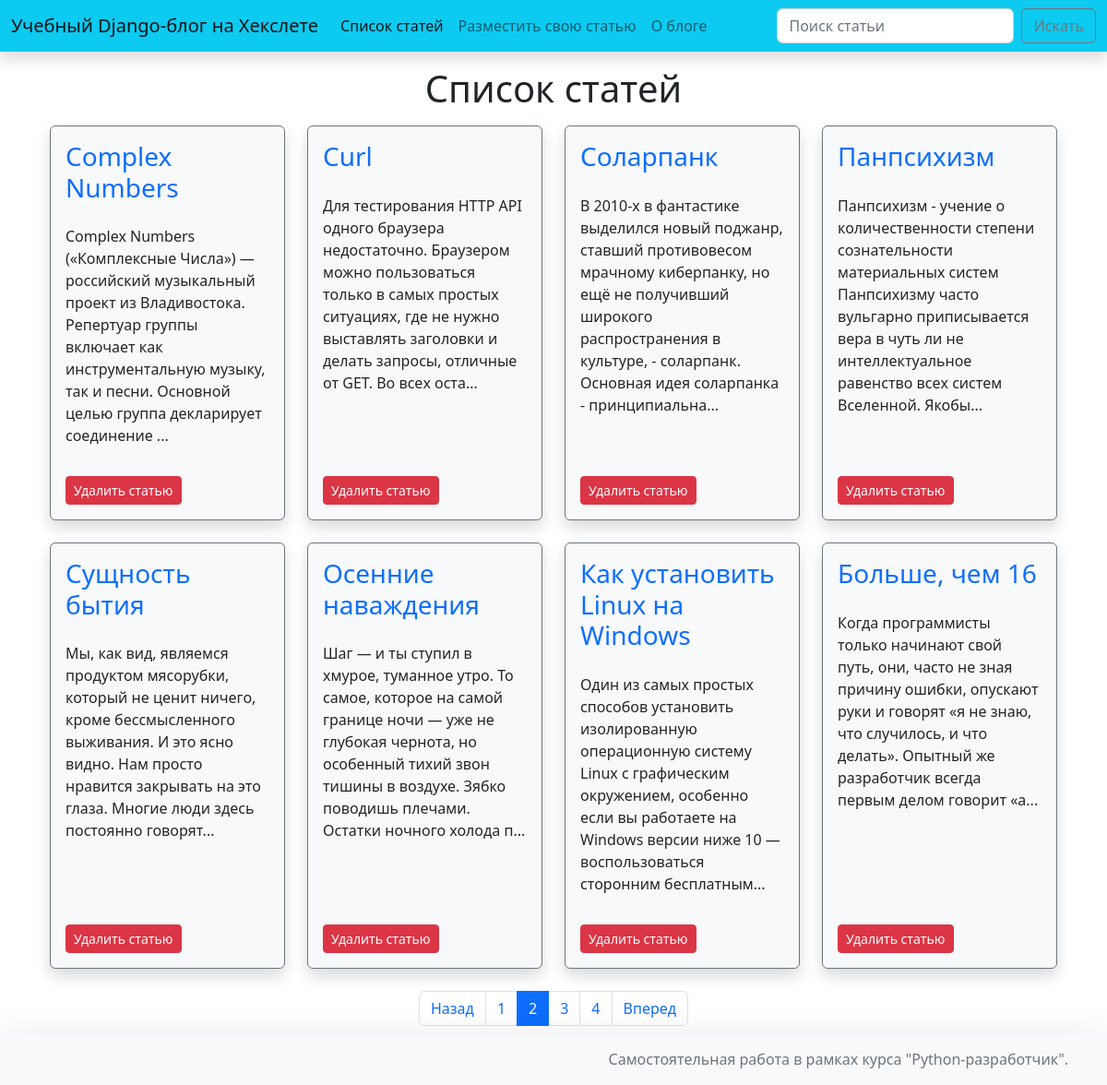
/articles/?page=2, run on the app's committed database.
### hexlet_django_blog/article/models.py (models this page shows, shortened)
class Article(models.Model):
    name = models.CharField(max_length=200)  # название статьи
    body = models.TextField()  # тело статьи
    timestamp = models.DateTimeField(auto_now_add=True)

### hexlet_django_blog/article/views.py (the view)
# urls.py: path('', views.IndexView.as_view(), name='articles'),
class IndexView(View):
    def get(self, request, *args, **kwargs):
        query = request.GET.get('q', '')
        page = int(request.GET.get('page', '1'))
        if query:
            articles = Article.objects.filter(Q(name__icontains=query))
        else:
            articles = Article.objects.all().order_by('id')
        articles_paginator = Paginator(articles, 8)
        return render(request, 'articles/index.html', context={
            'articles': articles_paginator.get_page(page),
            'query': query,
            'num_pages': articles_paginator.num_pages
        })

### hexlet_django_blog/templates/articles/index.html (shortened to what this page needs)
{% extends 'layout/default.html' %}
{% block article_list %}active{% endblock %}
{% block title %}Список статей{% endblock %}
{% block content %}
    <div class="container">
        <div class="row md-3">
            {% for article in articles %}
            <div class="col-12 col-md-4 col-lg-3 mb-4">
                <article class="border border-secondary rounded shadow bg-light h-100 d-flex flex-column bd-highlight p-2 mb-3" >
                    <div class="p-2 bd-highlight"><h3><a class="link-primary text-decoration-none" href="{% url 'article' article.id %}">{{ article.name }}</a></h3></div>
                    <div class="p-2 bd-highlight">{%if article.body|length > 200 %}{{ article.body|slice:":200" }}...{% else %}{{ article.body }}{% endif %}</div>
                    <div class="mt-auto p-2 bd-highlight">
                        <form action="{% url 'article_delete' article.id %}" method="post">
                        <button type="submit" class="btn btn-danger btn-sm">Удалить статью</button>
                        </form>
                    </div>
                </article>
            </div>
            {% endfor %}
        </div>
        {% if num_pages > 1 %}
        <div class="row">
            <div class="col">
                <nav>
                  <ul class="pagination justify-content-center">
                    <li class="page-item {% if not articles.has_previous %}disabled{% endif %}">
                      <a class="page-link" href="{% if articles.has_previous %}{% url 'articles' %}?page={{ articles.previous_page_number }}{% endif %}">Назад</a>
                    </li>
                        {% for page in articles.paginator.page_range %}
                          <li class="page-item {% if page == articles.number %}active{% endif %}">
                              {% if page > articles.number|add:'-3' and page < articles.number|add:'3' %}
                              <a class="page-link" href="{% url 'articles' %}?page={{ page }}">{{ page }}</a>
                              {% endif %}
                          </li>
                        {% endfor %}
                    <li class="page-item {% if not articles.has_next %}disabled{% endif %}">
                      <a class="page-link" href="{% if articles.has_next %}{% url 'articles' %}?page={{ articles.next_page_number }}{% endif %}">Вперед</a>
                    </li>
                  </ul>
                </nav>
            </div>
        </div>
        {% endif %}
    </div>
{% endblock %}

### data on the page
Article: name "Complex Numbers", body "Complex Numbers («Комплексные Числа») — российский музыкальный проект из Владивостока. Репертуар группы включает как инструментальную музыку, так и песни. Основной целью группа декларирует соединение"
Article: name "Curl", body "Для тестирования HTTP API одного браузера недостаточно. Браузером можно пользоваться только в самых простых ситуациях, где не нужно выставлять заголовки и делать запросы, отличные от GET. Во всех оста"
Article: name "Соларпанк", body "В 2010-х в фантастике выделился новый поджанр, ставший противовесом мрачному киберпанку, но ещё не получивший широкого распространения в культуре, - соларпанк. Основная идея соларпанка - принципиальна"
Article: name "Панпсихизм", body "Панпсихизм - учение о количественности степени сознательности материальных систем Панпсихизму часто вульгарно приписывается вера в чуть ли не интеллектуальное равенство всех систем Вселенной. Якобы"
Article: name "Сущность бытия", body "Мы, как вид, являемся продуктом мясорубки, который не ценит ничего, кроме бессмысленного выживания. И это ясно видно. Нам просто нравится закрывать на это глаза. Многие люди здесь постоянно говорят"
Article: name "Осенние наваждения", body "Шаг — и ты ступил в хмурое, туманное утро. То самое, которое на самой границе ночи — уже не глубокая чернота, но особенный тихий звон тишины в воздухе. Зябко поводишь плечами. Остатки ночного холода п"
Article: name "Как установить Linux на Windows", body "Один из самых простых способов установить изолированную операционную систему Linux с графическим окружением, особенно если вы работаете на Windows версии ниже 10 — воспользоваться сторонним бесплатным"
Article: name "Больше, чем 16", body "Когда программисты только начинают свой путь, они, часто не зная причину ошибки, опускают руки и говорят «я не знаю, что случилось, и что делать». Опытный же разработчик всегда первым делом говорит «а"

### other printed values
{{ page }} "1" "2" "3" "4"
